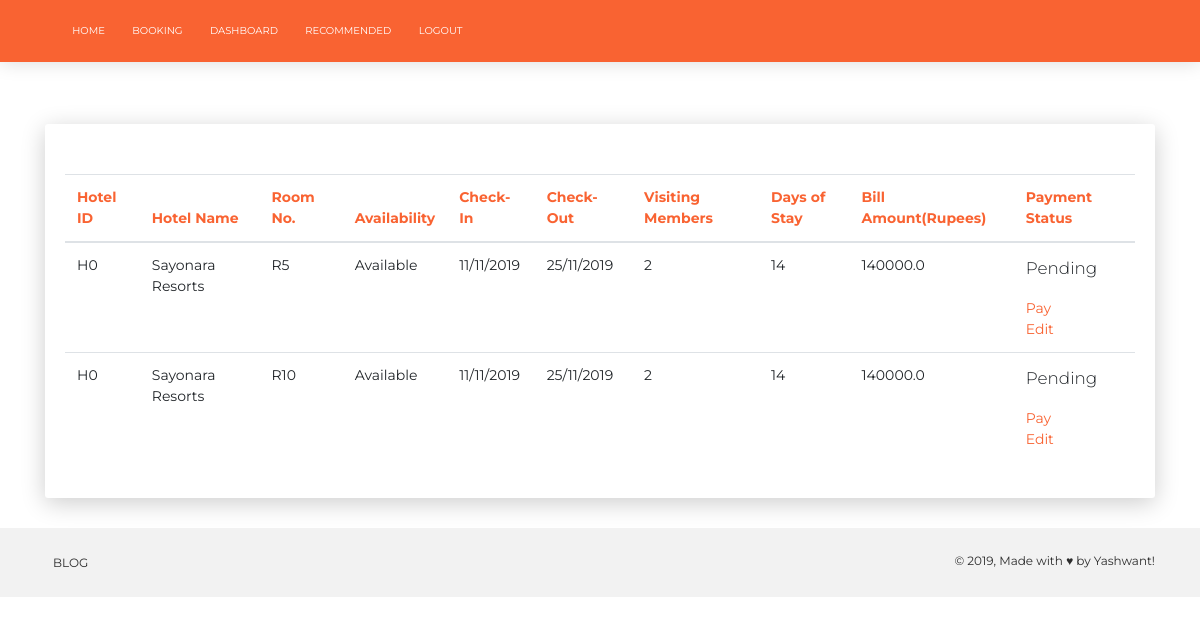
The app's page /viewDraft (signed in) with its own data.
### project/model.py (models this page shows, shortened)
class Drafts(db.Model, UserMixin):
    __tablename__ = 'Drafts'
    hotelId = db.Column(db.String(10),ForeignKey('Hotels.hotelId'),primary_key = True)
    roomNo = db.Column(db.String(64),ForeignKey('Rooms.roomNo'), primary_key = True)
    userId = db.Column(db.Integer,ForeignKey('Users.userId'),primary_key = True)
    checkIn = db.Column(db.String(25))
    chechOut = db.Column(db.String(25))
    totalMembers = db.Column(db.Integer)
    days = db.Column(db.Integer)
    rate = db.Column(db.Float)
    amount = db.Column(db.Float)
    paymentStatus = db.Column(db.Boolean,default = False)

class Hotels(db.Model):
    __tablename__ = 'Hotels'
    hotelId = db.Column(db.String(10), primary_key=True)
    name = db.Column(db.String(64))
    address = db.Column(db.String(64))
    totalRooms = db.Column(db.Integer)
    rating = db.Column(db.Integer)

### project/routes.py (the view)
@admin.route('/viewDraft', methods=['GET', 'POST'])
def viewDraft():
    drafts = Drafts.query.filter_by(userId = current_user.userId, paymentStatus = False)
    draftList = []
    if( drafts is not None):
        for each in drafts:
            draftList.append(
                {
                    'hotelId': each.hotelId,
                    'hotelName': Hotels.query.filter_by(hotelId = each.hotelId).first().name,
                    'availability': Rooms.query.filter_by(hotelId = each.hotelId, roomNo = each.roomNo).first().status,
                    'roomNo': each.roomNo,
                    'checkIn': each.checkIn,
                    'checkOut': each.chechOut,
                    'totalMembers':each.totalMembers,
                    'days': each.days,
                    'rate': each.rate,
                    'amount': each.amount,
                }
            )
    return render_template('viewDraft.html',draftList = draftList)

### project/model.py (called while the page is built)
@login_manager.user_loader
def load_user(userId):
    return Users.query.get(int(userId))

### project/templates/viewDraft.html (shortened to what this page needs)
<!DOCTYPE html>
<html lang="en">
<head>
    <link rel="stylesheet" href="https://use.fontawesome.com/releases/v5.7.1/css/all.css">
    <link rel="stylesheet" type="text/css" href="{{url_for('static', filename='css/bootstrap.min.css')}}"/>
    <link rel="stylesheet" type="text/css" href="{{url_for('static', filename='css/now-ui-kit.css')}}"/>
</head>
<body class="landing-page sidebar-collapse">
  <nav class="navbar navbar-expand-lg bg-primary">
    <div class="container">
      <div class="collapse navbar-collapse" id="navbarNav">
        <ul class="navbar-nav">
          <li class="nav-item ">
            <a class="nav-link" href="{{url_for('admin.index')}}">Home <span class="sr-only">(current)</span></a>
          </li>
          <li class="nav-item">
            <a class="nav-link" href="{{url_for('admin.Book')}}">Booking</a>
          </li>
          {% if current_user.is_anonymous %}
            <li class="nav-item">
              <a class="nav-link" href="{{url_for('admin.signup')}}">Signup</a>
            </li>
            <li class="nav-item">
              <a class="nav-link" href="{{url_for('admin.UserLogin')}}">Login</a>
            </li>
            <li class="nav-item">
                <a class="nav-link" href="{{url_for('admin.adminLogin')}}">Admin</a>
            </li>
          {% else %}
          <li class="nav-item">
              <a class="nav-link" href="{{url_for('admin.userDashboard')}}">Dashboard</a>
          </li>
          <li class="nav-item">
            <a class="nav-link" href="{{url_for('admin.recommended')}}">Recommended</a>
          </li>
            <li class="nav-item">
              <a class="nav-link" href="{{url_for('admin.logout')}}">Logout</a>
            </li>
          {% endif %}
        </ul>
      </div>
    </div>
  </nav>
  <div class="container">
    <br>
    <br>
        <div class="card">
            <div class="card-body">
            <div class="table-responsive">
                    <table class="table">
                            <thead class=" text-primary">
                                    <tr>
                                        <th>Hotel ID</th>
                                        <th>Hotel Name</th>
                                        <th>Room No.</th>
                                        <th>Availability</th>
                                        <th>Check-In</th>
                                        <th>Check-Out</th>
                                        <th>Visiting Members</th>
                                        <th>Days of Stay</th>
                                        <th>Bill Amount(Rupees)</th>
                                        <th>Payment Status</th>
                                    </tr>
                                </thead>
                            <tbody>
                            {% for each in draftList %}
                                <tr>
                                    <td>{{ each['hotelId'] }}</td>
                                    <td>{{ each['hotelName'] }}</td>
                                    <td>{{ each['roomNo'] }}</td>
                                    {% if each['availability'] == True %}
                                        <td>Available</td>
                                        <td>{{ each['checkIn'] }}</td>
                                        <td>{{ each['checkOut'] }}</td>
                                        <td>{{ each['totalMembers'] }}</td>
                                        <td>{{ each['days'] }}</td>
                                        <td>{{ each['amount'] }}</td>
                                        <td>
                                            <p>Pending</p>
                                            <a href="">Pay</a>
                                            <br>
                                            <a href="{{ url_for('admin.book_room', hotelId = each['hotelId'], roomNo = each['roomNo'])}}">Edit</a>
                                        </td>
                                    {% else %}
                                        <td>Already Booked</td>
                                    {% endif %}
                                </tr>
                            {% endfor %}
                            </tbody>
                            </table>
            </div>
            </div>
        </div>
</div>
    <footer class="footer footer-default">
      <div class=" container ">
        <nav>
          <ul>
            <li>
              <a href="https://towardsdatascience.com/credit-card-fraud-detection-using-self-organizing-featuremaps-f6e8bca707bd">
                Blog
              </a>
            </li>
          </ul>
        </nav>
        <div class="copyright" id="copyright">
          &copy;
          , Made with &hearts; by Yashwant!
        </div>
      </div>
    </footer>
</body>
</html>

### records on screen
Drafts: hotelId "H0", roomNo "R5", checkIn "11/11/2019", checkOut "25/11/2019", amount "140000.0"
Hotels: hotelName "Sayonara Resorts" "Sayonara Resorts"
Drafts: hotelId "H0", roomNo "R10", checkIn "11/11/2019", checkOut "25/11/2019", amount "140000.0"

### other values on screen
{{ each['totalMembers'] }} "2" "2"
{{ each['days'] }} "14" "14"
